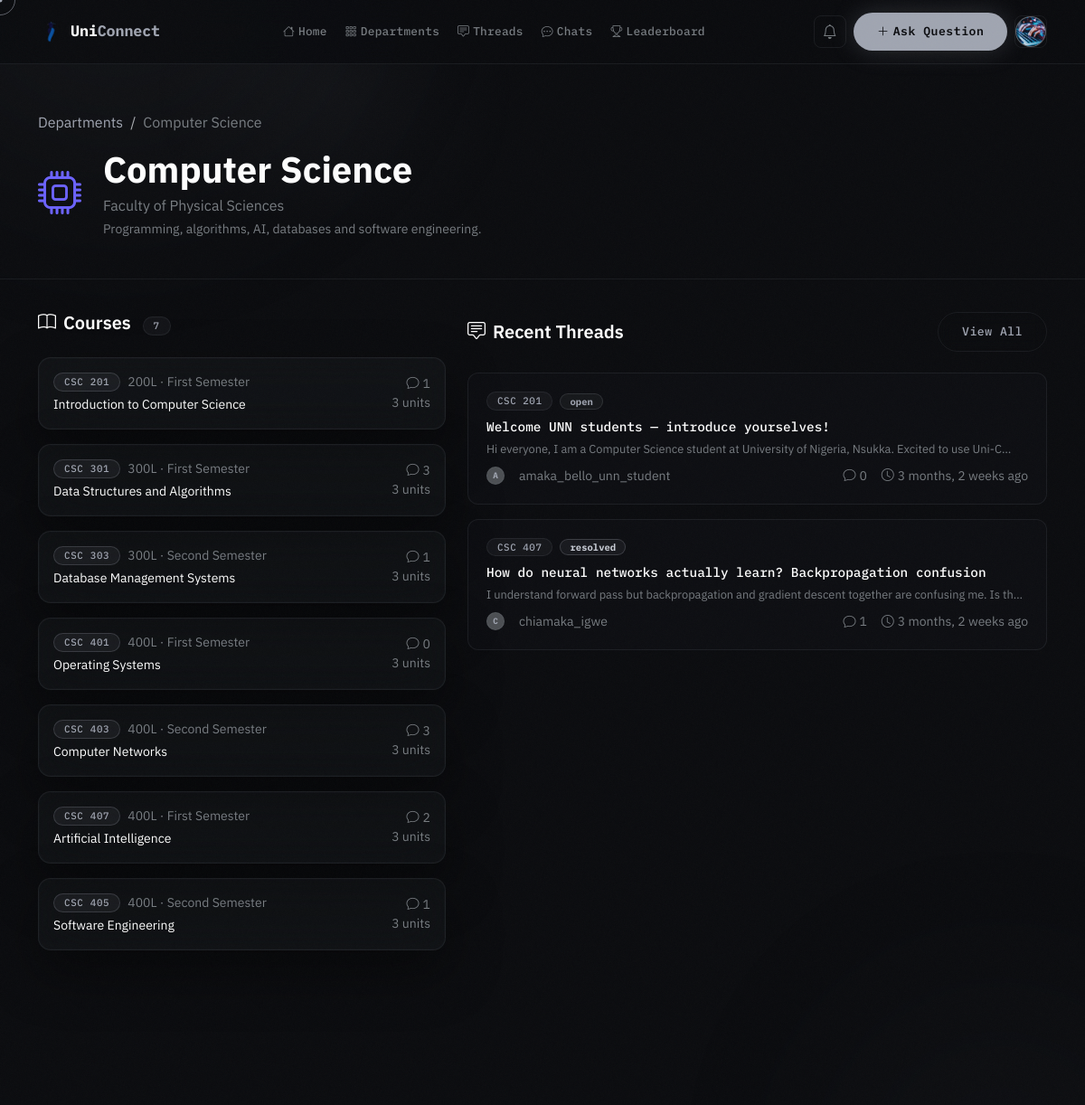
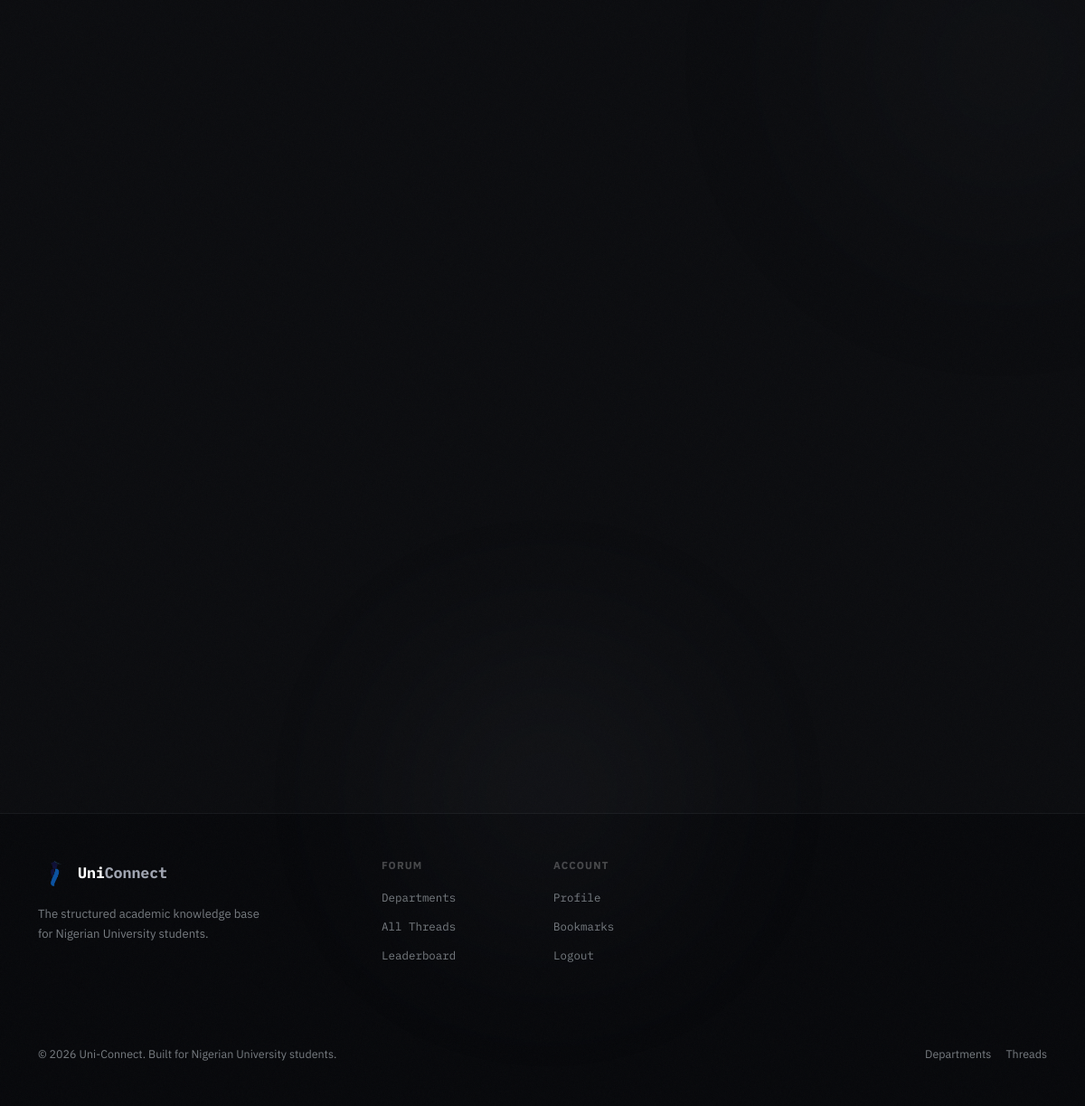
The app's page /departments/1/ (signed in) with its own data (2 pictures, top to bottom).
### accounts/models.py (models this page shows, shortened)
class User(AbstractUser):
    ROLE_CHOICES = [
        ('student', 'Student'),
        ('lecturer', 'Lecturer'),
        ('admin', 'Admin'),
    ]
    is_email_verified = models.BooleanField(default=False)
    role = models.CharField(max_length=20, choices=ROLE_CHOICES, default='student')
    school = models.ForeignKey(
        'forum.School', on_delete=models.SET_NULL, null=True, blank=True, related_name='members'
    )
    department = models.ForeignKey(
        'forum.Department', on_delete=models.SET_NULL, null=True, blank=True, related_name='members'
    )
    matric_number = models.CharField(max_length=20, blank=True)
    bio = models.TextField(blank=True)
    avatar = models.ImageField(upload_to='avatars/', blank=True, null=True)
    reputation = models.IntegerField(default=0)
    created_at = models.DateTimeField(auto_now_add=True)
    def can_access_department(self, department):
        if self.is_superuser or self.is_staff:
            return True
        if not self.school_id:
            return True
        if department is None:
            return True
        return department.school_id == self.school_id

### forum/models.py (models this page shows, shortened)
class Department(models.Model):
    school = models.ForeignKey(
        School, on_delete=models.CASCADE, related_name='departments',
        null=True, blank=True,
    )
    name = models.CharField(max_length=200)
    code = models.CharField(max_length=10)
    faculty = models.CharField(max_length=200)
    description = models.TextField(blank=True)
    color = models.CharField(max_length=7, default='#6C63FF')
    icon = models.CharField(max_length=50, default='bi-mortarboard')
    created_at = models.DateTimeField(auto_now_add=True)
    class Meta:
        ordering = ['name']
        unique_together = ['school', 'code']
        constraints = [
            models.UniqueConstraint(
                Lower('name'), 'school',
                name='unique_department_name_per_school',
            ),
        ]
        indexes = [
            models.Index(fields=['school', 'code']),
        ]

class Course(models.Model):
    department = models.ForeignKey(Department, on_delete=models.CASCADE, related_name='courses')
    code = models.CharField(max_length=20)
    title = models.CharField(max_length=200)
    description = models.TextField(blank=True)
    level = models.CharField(max_length=10, default='100L')
    semester = models.CharField(max_length=20, default='First Semester')
    units = models.IntegerField(default=3)
    is_active = models.BooleanField(default=True)
    created_at = models.DateTimeField(auto_now_add=True)
    class Meta:
        ordering = ['code']
        unique_together = ['department', 'code']

class Thread(models.Model):
    STATUS_CHOICES = [
        ('open', 'Open'),
        ('resolved', 'Resolved'),
        ('closed', 'Closed'),
    ]
    course = models.ForeignKey(Course, on_delete=models.CASCADE, related_name='threads')
    author = models.ForeignKey(settings.AUTH_USER_MODEL, on_delete=models.CASCADE, related_name='threads')
    title = models.CharField(max_length=300)
    content = models.TextField()
    attachment = models.FileField(upload_to='thread_attachments/', blank=True, null=True)
    voice_note = models.FileField(upload_to='thread_voice_notes/', blank=True, null=True)
    status = models.CharField(max_length=20, choices=STATUS_CHOICES, default='open')
    is_pinned = models.BooleanField(default=False)
    is_deleted = models.BooleanField(default=False)
    views = models.IntegerField(default=0)
    tags = models.ManyToManyField(Tag, blank=True, related_name='threads')
    created_at = models.DateTimeField(auto_now_add=True)
    updated_at = models.DateTimeField(auto_now=True)
    class Meta:
        ordering = ['-is_pinned', '-created_at']
    @property
    def reply_count(self):
        return self.replies.filter(is_deleted=False).count()

### forum/views.py (the view)
# urls.py: path('departments/<int:pk>/', views.department_detail, name='department_detail'),
def department_detail(request, pk):
    department = get_object_or_404(Department.objects.select_related('school'), pk=pk)
    if request.user.is_authenticated and not request.user.can_access_department(department):
        messages.error(request, "That department belongs to another institution, so you can't view its discussions.")
        return redirect('forum:departments')
    courses = Course.objects.filter(department=department, is_active=True).annotate(
        thread_count=Count('threads', filter=Q(threads__is_deleted=False))
    )
    recent_threads = Thread.objects.filter(
        course__department=department, is_deleted=False
    ).select_related('author', 'course').order_by('-created_at')[:10]
    return render(request, 'forum/department_detail.html', {
        'department': department,
        'courses': courses,
        'recent_threads': recent_threads,
    })

### forum/context_processors.py (called while the page is built)
def unread_notifications(request):
    count = 0
    if request.user.is_authenticated:
        count = request.user.notifications.filter(is_read=False).count()
    return {'unread_notification_count': count}

### templates/forum/department_detail.html (shortened to what this page needs)
{% extends 'base.html' %}
{% block content %}
<div class="page-header">
  <div class="container">
    <nav aria-label="breadcrumb" class="mb-3">
      <ol class="breadcrumb">
        <li class="breadcrumb-item"><a href="{% url 'forum:departments' %}" class="text-accent text-decoration-none">Departments</a></li>
        <li class="breadcrumb-item active text-muted">{{ department.name }}</li>
      </ol>
    </nav>
    <div class="d-flex align-items-center gap-4">
      <div style="color:{{ department.color }}; font-size:3rem;">
        <i class="bi {{ department.icon }}"></i>
      </div>
      <div>
        <h1 class="display-6 fw-bold text-white mb-1">{{ department.name }}</h1>
        <p class="text-muted mb-0">{{ department.faculty }}</p>
        {% if department.description %}<p class="text-muted small mt-1 mb-0">{{ department.description }}</p>{% endif %}
      </div>
    </div>
  </div>
</div>
<div class="container pb-5">
  <div class="row g-4">
    <div class="col-lg-5">
      <h5 class="text-white fw-600 mb-4"><i class="bi bi-book me-2"></i>Courses <span class="badge badge-glass ms-2">{{ courses.count }}</span></h5>
      <div class="d-flex flex-column gap-3">
        {% for course in courses %}
        <a href="{% url 'forum:course_detail' course.pk %}" class="glass-panel p-3 text-decoration-none d-block" style="border-radius:14px;">
          <div class="d-flex align-items-center gap-3">
            <div>
              <div class="d-flex align-items-center gap-2 mb-1">
                <span class="badge badge-glow small">{{ course.code }}</span>
                <span class="text-muted small">{{ course.level }} · {{ course.semester }}</span>
              </div>
              <div class="text-white fw-500 small">{{ course.title }}</div>
            </div>
            <div class="ms-auto text-end">
              <div class="text-muted small"><i class="bi bi-chat me-1"></i>{{ course.thread_count }}</div>
              <div class="text-muted small">{{ course.units }} units</div>
            </div>
          </div>
        </a>
        {% empty %}
        <p class="text-muted">No courses yet.</p>
        {% endfor %}
      </div>
    </div>
    <div class="col-lg-7">
      <div class="d-flex justify-content-between align-items-center mb-4 flex-wrap gap-2">
        <h5 class="text-white fw-600 mb-0"><i class="bi bi-chat-square-text me-2"></i>Recent Threads</h5>
        <a href="{% url 'forum:thread_list' %}?department={{ department.pk }}" class="btn btn-outline-glass btn-sm">View All</a>
      </div>
      {% for thread in recent_threads %}
      <a href="{% url 'forum:thread_detail' thread.pk %}" class="thread-card mb-3">
        <div class="d-flex align-items-center gap-2 mb-2">
          <span class="badge badge-glass small">{{ thread.course.code }}</span>
          <span class="badge {% if thread.status == 'resolved' %}badge-resolved{% else %}badge-open{% endif %}">{{ thread.status }}</span>
        </div>
        <div class="thread-title mb-1">{{ thread.title }}</div>
        <div class="thread-excerpt mb-2">{{ thread.content|truncatechars:100 }}</div>
        <div class="d-flex align-items-center gap-3 text-muted small">
          <div class="avatar-xs">{{ thread.author.username|first|upper }}</div>
          <span>{{ thread.author.username }}</span>
          <span class="ms-auto"><i class="bi bi-chat me-1"></i>{{ thread.reply_count }}</span>
          <span><i class="bi bi-clock me-1"></i>{{ thread.created_at|timesince }} ago</span>
        </div>
      </a>
      {% empty %}
      <div class="glass-panel p-4 text-center">
        <i class="bi bi-chat-square-dots text-muted fs-2 d-block mb-2"></i>
        <p class="text-muted small mb-2">No threads in this department yet.</p>
        <a href="{% url 'forum:create_thread' %}" class="btn btn-primary-glow btn-sm">Start a Thread</a>
      </div>
      {% endfor %}
    </div>
  </div>
</div>
{% endblock %}

### templates/base.html (shortened to what this page needs)
<!doctype html>
<html lang="en" data-bs-theme="dark">
  <head>
    <link
      rel="stylesheet"
      href="https://cdn.jsdelivr.net/npm/bootstrap@5.3.3/dist/css/bootstrap.min.css"
    />
    <link
      rel="stylesheet"
      href="https://cdn.jsdelivr.net/npm/bootstrap-icons@1.11.3/font/bootstrap-icons.min.css"
    />
    {% load static %}
    <link rel="stylesheet" href="{% static 'css/main.css' %}" />
  </head>
  <body class="{% block body_class %}{% endblock %}">
    <div class="ambient-orb orb-1" aria-hidden="true"></div>
    <div class="ambient-orb orb-2" aria-hidden="true"></div>
    <div class="ambient-orb orb-3" aria-hidden="true"></div>
    <nav class="navbar navbar-expand-lg glass-nav">
      <div class="container">
        <a
          class="navbar-brand d-flex align-items-center gap-2"
          href="{% url 'forum:home' %}"
        >
          <img
            src="{% static 'logo-removebg-preview.png' %}"
            alt="Uni-Connect logo"
            class="site-logo navbar-logo"
          />
          <span class="brand-name"
            >Uni<span class="text-accent">Connect</span></span
          >
        </a>
        <div class="collapse navbar-collapse" id="navMain">
          <ul class="navbar-nav mx-auto gap-1">
            <li class="nav-item">
              <a class="nav-link nav-pill" href="{% url 'forum:home' %}"
                ><i class="bi bi-house me-1"></i>Home</a
              >
            </li>
            <li class="nav-item">
              <a class="nav-link nav-pill" href="{% url 'forum:departments' %}"
                ><i class="bi bi-grid-3x3-gap me-1"></i>Departments</a
              >
            </li>
            <li class="nav-item">
              <a class="nav-link nav-pill" href="{% url 'forum:thread_list' %}"
                ><i class="bi bi-chat-square-text me-1"></i>Threads</a
              >
            </li>
            {% if user.is_authenticated %}
            <li class="nav-item">
              <a class="nav-link nav-pill" href="{% url 'forum:chat_list' %}"
                ><i class="bi bi-chat-dots me-1"></i>Chats</a
              >
            </li>
            {% endif %}
            <li class="nav-item">
              <a class="nav-link nav-pill" href="{% url 'forum:leaderboard' %}"
                ><i class="bi bi-trophy me-1"></i>Leaderboard</a
              >
            </li>
          </ul>
          <div class="d-flex align-items-center gap-2">
            {% if user.is_authenticated %}
            <a
              href="{% url 'forum:notifications' %}"
              class="btn btn-ghost-icon position-relative"
            >
              <i class="bi bi-bell"></i>
            </a>
            <a
              href="{% url 'forum:create_thread' %}"
              class="btn btn-primary-glow btn-sm"
            >
              <i class="bi bi-plus-lg me-1"></i>Ask Question
            </a>
            <div class="dropdown">
              <button
                class="btn btn-ghost-icon dropdown-toggle no-caret"
                data-bs-toggle="dropdown"
              >
                <div class="avatar-sm">
                  {% if user.avatar %}
                  <img src="{{ user.avatar.url }}" alt="{{ user.username }}" />
                  {% else %}
                  <span>{{ user.username|first|upper }}</span>
                  {% endif %}
                </div>
              </button>
            </div>
            {% endif %}
          </div>
        </div>
      </div>
    </nav>
    <main>{% block content %}{% endblock %}</main>
    <footer class="footer-glass py-5 mt-5">
      <div class="container">
        <div class="row g-4">
          <div class="col-lg-4">
            <div class="d-flex align-items-center gap-2 mb-3">
              <img
                src="{% static 'logo-removebg-preview.png' %}"
                alt="Uni-Connect logo"
                class="site-logo"
              />
              <span class="brand-name"
                >Uni<span class="text-accent">Connect</span></span
              >
            </div>
            <p
              style="
                color: var(--muted);
                font-size: 0.82rem;
                line-height: 1.7;
                max-width: 260px;
              "
            >
              The structured academic knowledge base for Nigerian University students.
            </p>
          </div>
          <div class="col-6 col-lg-2">
            <p
              style="
                color: rgba(255, 255, 255, 0.25);
                font-size: 0.72rem;
                font-weight: 700;
                letter-spacing: 0.1em;
                text-transform: uppercase;
                margin-bottom: 14px;
              "
            >
              Forum
            </p>
            <ul class="list-unstyled footer-links">
              <li><a href="{% url 'forum:departments' %}">Departments</a></li>
              <li><a href="{% url 'forum:thread_list' %}">All Threads</a></li>
              <li><a href="{% url 'forum:leaderboard' %}">Leaderboard</a></li>
            </ul>
          </div>
          <div class="col-6 col-lg-2">
            <p
              style="
                color: rgba(255, 255, 255, 0.25);
                font-size: 0.72rem;
                font-weight: 700;
                letter-spacing: 0.1em;
                text-transform: uppercase;
                margin-bottom: 14px;
              "
            >
              Account
            </p>
            <ul class="list-unstyled footer-links">
              {% if user.is_authenticated %}
              <li><a href="{% url 'accounts:profile' %}">Profile</a></li>
              <li><a href="{% url 'forum:bookmarks' %}">Bookmarks</a></li>
              <li><a href="{% url 'accounts:logout' %}">Logout</a></li>
              {% else %}
              <li><a href="{% url 'accounts:login' %}">Login</a></li>
              <li><a href="{% url 'accounts:register' %}">Register</a></li>
              {% endif %}
            </ul>
          </div>
        </div>
        <div
          class="d-flex justify-content-between align-items-center flex-wrap gap-3"
        >
          <p style="color: var(--muted); font-size: 0.78rem; margin: 0">
            © 2026 Uni-Connect. Built for Nigerian University students.
          </p>
          <div class="d-flex gap-3">
            <a
              href="{% url 'forum:departments' %}"
              style="
                color: var(--muted);
                font-size: 0.78rem;
                text-decoration: none;
              "
              onmouseenter="this.style.color = 'var(--accent)'"
              onmouseleave="this.style.color = 'var(--muted)'"
              >Departments</a
            >
            <a
              href="{% url 'forum:thread_list' %}"
              style="
                color: var(--muted);
                font-size: 0.78rem;
                text-decoration: none;
              "
              onmouseenter="this.style.color = 'var(--accent)'"
              onmouseleave="this.style.color = 'var(--muted)'"
              >Threads</a
            >
          </div>
        </div>
      </div>
    </footer>
    {% load static %}
  </body>
</html>

### records on screen
User: avatar (picture)
Department: name "Computer Science", faculty "Faculty of Physical Sciences", description "Programming, algorithms, AI, databases and software engineering."
Course: code "CSC 201", level "200L", semester "First Semester", title "Introduction to Computer Science", thread_count "1", units "3"
Course: code "CSC 301", level "300L", semester "First Semester", title "Data Structures and Algorithms", thread_count "3", units "3"
Course: code "CSC 303", level "300L", semester "Second Semester", title "Database Management Systems", thread_count "1", units "3"
Course: code "CSC 401", level "400L", semester "First Semester", title "Operating Systems", thread_count "0", units "3"
Course: code "CSC 403", level "400L", semester "Second Semester", title "Computer Networks", thread_count "3", units "3"
Course: code "CSC 407", level "400L", semester "First Semester", title "Artificial Intelligence", thread_count "2", units "3"
Course: code "CSC 405", level "400L", semester "Second Semester", title "Software Engineering", thread_count "1", units "3"
Thread: course.code "CSC 201", status "open", title "Welcome UNN students — introduce yourselves!", content "Hi everyone, I am a Computer Science student at University of Nigeria, Nsukka. Excited to use Uni-C…", author.username|first "A", author.username "amaka_bello_unn_student", reply_count "0", created_at "3 months, 2 weeks"
Thread: course.code "CSC 407", status "resolved", title "How do neural networks actually learn? Backpropagation confusion", content "I understand forward pass but backpropagation and gradient descent together are confusing me. Is th…", author.username|first "C", author.username "chiamaka_igwe", reply_count "1", created_at "3 months, 2 weeks"

### other values on screen
{{ courses.count }} "7"
